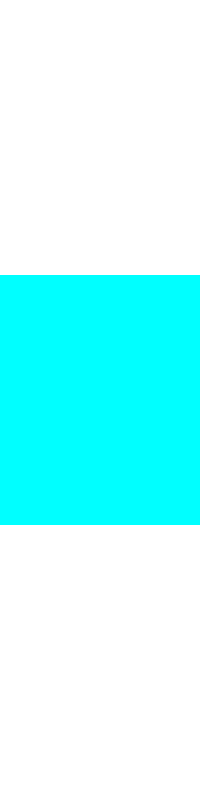
Frame 1 (no input)
Frame 60 (the mouse pressed at the canvas centre just before this capture): identical to frame 1, image omitted
Frame 120 (the mouse held since frame 60 and released just before this capture): identical to frame 1, image omitted

The Processing sketch that drew this single still picture (run headless with seeded random() and noise(); from frame 60 on, the mouse is pressed at the canvas centre):

// Processing sketch: MouseWheel
// ── MouseWheel.pde
float y;
float t;

float w;
float h;

void setup() {
  size(201, 800);
  w = 200;
  h = 250;
  
  y = height/2-h/2;
  t = y;
  
  colorMode(HSB);
}

void draw() {
  background(255);
  y = constrain(lerp(y, t, 0.15), 1, height-(h+1));
  
  fill(map(y, 1, height-(h+1), 0, 255), 255, 255);
  noStroke();
  rect(width/2-w/2, y, w, h);
}

void mouseWheel(MouseEvent event) {
  t = y + event.getCount()*20;
}
